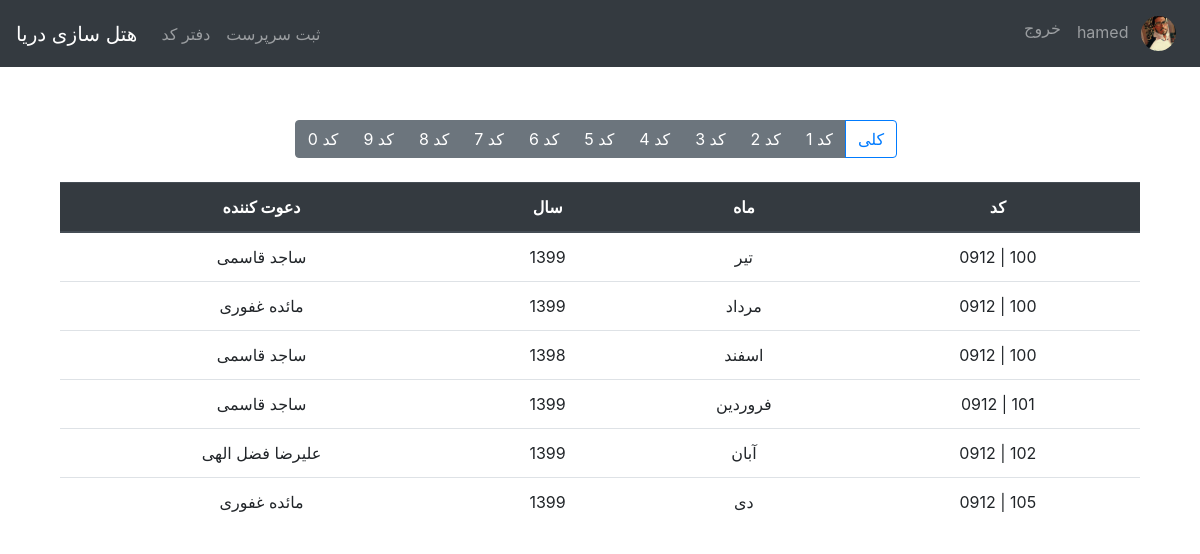
The page /allcode (signed in) on the database as committed earlier.
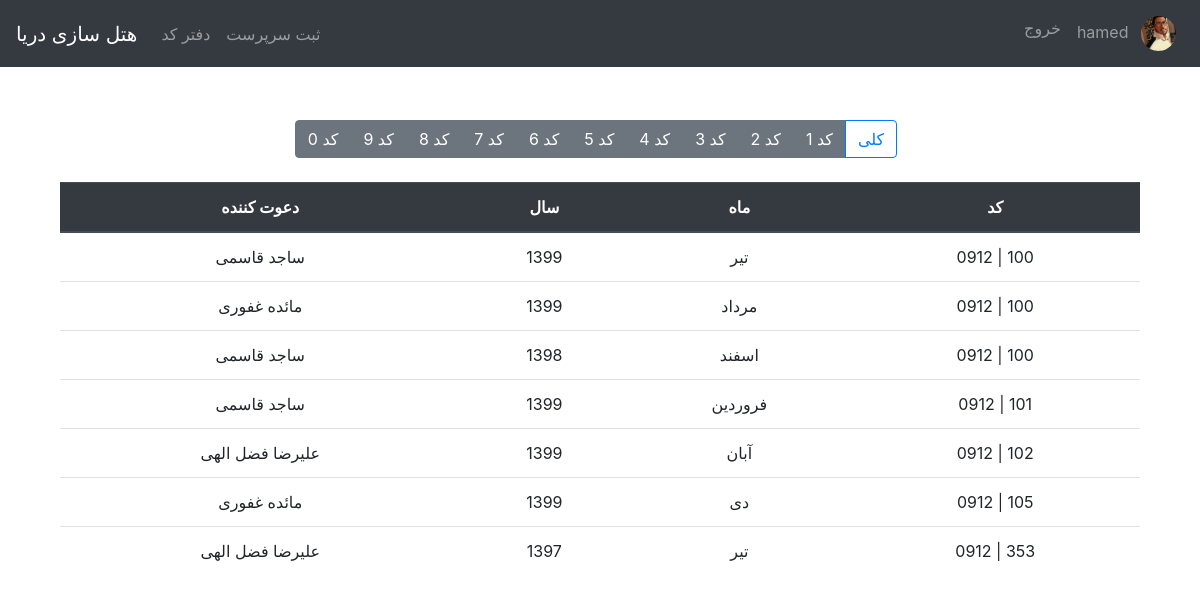
The same page on the database as committed later.
### users/models.py (models this page shows, shortened)
class Profile(models.Model):
    user = models.OneToOneField(User, on_delete=models.CASCADE)
    image = models.ImageField(default='default.jpg', upload_to='profile_pics')

### customers/models.py (models this page shows, shortened)
class CodeUsage(models.Model):
    year_of_use = models.CharField(max_length=4, default=1399)
    code = models.ForeignKey(Code, on_delete=models.CASCADE)
    inviter = models.ForeignKey(Inviter, on_delete=models.CASCADE)
    monthof = models.ForeignKey(MonthOf, on_delete=models.CASCADE)

class Inviter(models.Model):
    first_name = models.CharField(max_length=100)
    last_name = models.CharField(max_length=100)
    date_of_hired = models.DateTimeField(default=timezone.now)
    phone_num = models.CharField(max_length=11)
    def __str__(self):
        return "%s %s" % (self.first_name, self.last_name)

class MonthOf(models.Model):
    month_number = models.IntegerField()
    month_name = models.CharField(default='فروردین', max_length=20)
    def __str__(self):
        return self.month_name
    class Meta:
        ordering = ['month_number']

class Code(models.Model):
    code_num = models.CharField(max_length=3)
    code_prev_num = models.IntegerField(default='0912')
    def __str__(self):
        return '0%s | %s' % (self.code_prev_num, self.code_num)
    class Meta:
        ordering = ['code_num']

### customers/views.py (the view)
# urls.py: path('allcode', login_required(AllCodeListView.as_view()), name="allcode"),
class AllCodeListView(ListView):
    model = CodeUsage
    template_name = 'allcode.html'
    context_object_name = 'getcodes'
    ordering = ['code']

### customers/templates/allcode.html
{% extends 'base.html' %}
{% block content %}
    <div class="container ">
        <div class="btn-toolbar pb-4 justify-content-center" role="toolbar" aria-label="Toolbar with button groups">
            <div class="btn-group mr-2" role="group" aria-label="First group">
                <button type="button" class="btn btn-secondary">کد 0</button>
                <button type="button" class="btn btn-secondary">کد 9</button>
                <button type="button" class="btn btn-secondary">کد 8</button>
                <button type="button" class="btn btn-secondary">کد 7</button>
                <button type="button" class="btn btn-secondary">کد 6</button>
                <button type="button" class="btn btn-secondary">کد 5</button>
                <button type="button" class="btn btn-secondary">کد 4</button>
                <button type="button" class="btn btn-secondary">کد 3</button>
                <button type="button" class="btn btn-secondary">کد 2</button>
                <button type="button" class="btn btn-secondary">کد 1</button>
                <button type="button" class="btn btn-outline-primary">کلی</button>
            </div>
        </div>
        {% if getcodes %}
            <table class="table">
                <thead class="thead-dark">
                <tr>
                    <th scope="col">
                        <center>دعوت کننده</center>
                    </th>
                    <th scope="col">
                        <center>سال</center>
                    </th>
                    <th scope="col">
                        <center>ماه</center>
                    </th>
                    <th scope="col">
                        <center>کد</center>
                    </th>
                </tr>
                </thead>
                <tbody>
                {% for detail in getcodes %}
                    <tr>
                        <td>
                            <center>{{ detail.inviter }}</center>
                        </td>
                        <td>
                            <center>{{ detail.year_of_use }}</center>
                        </td>
                        <td>
                            <center>{{ detail.monthof }}</center>
                        </td>
                        <td>
                            <center>{{ detail.code }}</center>
                        </td>
                    </tr>
                {% endfor %}
                </tbody>
            </table>
        {% else %}
            <p class="alert alert-secondary">کدی یافت نشد</p>
        {% endif %}
    </div>
{% endblock %}

### customers/templates/base.html (shortened to what this page needs)
<!doctype html>
<html lang="en">
<head>
    <link rel="stylesheet" href="https://cdn.jsdelivr.net/npm/bootstrap@4.5.3/dist/css/bootstrap.min.css"
>
</head>
<body>
<nav class="navbar navbar-expand-lg navbar-dark bg-dark fixed-top">
    <a class="navbar-brand" href="/">هتل سازی دریا</a>
    <div class="collapse navbar-collapse" id="navbarNav">
        {% if user.is_authenticated %}
            <ul class="navbar-nav mr-auto">
                <li class="nav-item">
                    <a class="nav-link" href="{% url 'daftarcode' %}">دفتر کد</a>
                </li>
                {% if user.username == 'hamed' %}
                    <li class="nav-item">
                        <a class="nav-link" href="{% url 'register' %}">ثبت سرپرست</a>
                    </li>
                {% endif %}
            </ul>
        {% endif %}
        <ul class="navbar-nav ml-auto">
            {% if user.is_authenticated %}
                <li class="nav-item">
                    <a class="nav-link" href="{% url 'logout' %}">خروج</a>
                </li>
                <li class="nav-item">
                    <a class="nav-link" href="{% url 'profile' %}">
                        {{ user.username }}
                        <img class="rounded-circle z-depth-0 ml-2"
                             alt="avatar image"
                             height="35"
                             src="{{ user.profile.image.url }}">
                    </a>
                </li>
            {% else %}
                <li class="nav-item">
                    <a class="nav-link" href="{% url 'login' %}">ورود</a>
                </li>
            {% endif %}
        </ul>
    </div>
</nav>
<br><br><br><br>
<main role="main" class="container mb-4">
    <div class="row mt-4">
        <div class="col-md-12">
            {% block content %}
            {% endblock %}
        </div>
    </div>
</main>
</body>
</html>

Rows that differ between the two databases and show on the page:
added CodeUsage: inviter "علیرضا فضل الهی", year_of_use "1397", monthof "تیر", code "0912 | 353"
